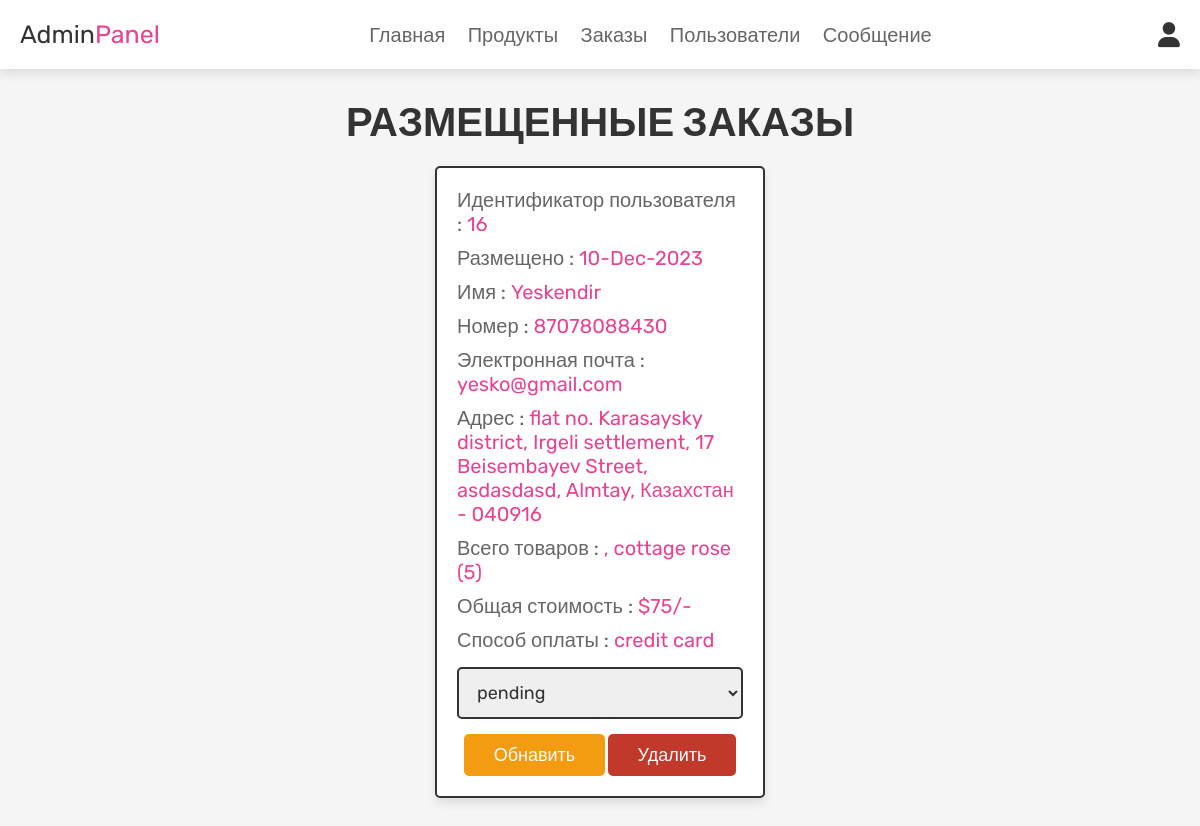
The app's page /admin_orders.php (signed in) with its own data.
### tables this page shows
CREATE TABLE `orders` (
  `id` int(100) NOT NULL,
  `user_id` int(100) NOT NULL,
  `name` varchar(100) NOT NULL,
  `number` varchar(12) NOT NULL,
  `email` varchar(100) NOT NULL,
  `method` varchar(50) NOT NULL,
  `address` varchar(500) NOT NULL,
  `total_products` varchar(1000) NOT NULL,
  `total_price` int(100) NOT NULL,
  `placed_on` varchar(50) NOT NULL,
  `payment_status` varchar(20) NOT NULL DEFAULT 'pending'
);

### admin_orders.php (the view, shortened to what this page needs)
<?php
@include 'config.php';
?>
<!DOCTYPE html>
<html lang="en">
<head>
   <link rel="stylesheet" href="https://cdnjs.cloudflare.com/ajax/libs/font-awesome/6.0.0/css/all.min.css">
   <link rel="stylesheet" href="css/admin_style.css">
</head>
<body>
<?php @include 'admin_header.php'; ?>
<section class="placed-orders">
   <h1 class="title">РАЗМЕЩЕННЫЕ ЗАКАЗЫ</h1>
   <div class="box-container">
      <?php
      $select_orders = mysqli_query($conn, "SELECT * FROM `orders`") or die('query failed');
      if(mysqli_num_rows($select_orders) > 0){
         while($fetch_orders = mysqli_fetch_assoc($select_orders)){
      ?>
      <div class="box">
         <p> Идентификатор пользователя : <span><?php echo $fetch_orders['user_id']; ?></span> </p>
         <p> Размещено : <span><?php echo $fetch_orders['placed_on']; ?></span> </p>
         <p> Имя : <span><?php echo $fetch_orders['name']; ?></span> </p>
         <p> Номер : <span><?php echo $fetch_orders['number']; ?></span> </p>
         <p> Электронная почта : <span><?php echo $fetch_orders['email']; ?></span> </p>
         <p> Адрес : <span><?php echo $fetch_orders['address']; ?></span> </p>
         <p> Всего товаров : <span><?php echo $fetch_orders['total_products']; ?></span> </p>
         <p> Общая стоимость : <span>$<?php echo $fetch_orders['total_price']; ?>/-</span> </p>
         <p> Способ оплаты : <span><?php echo $fetch_orders['method']; ?></span> </p>
         <form action="" method="post">
            <select name="update_payment">
               <option disabled selected><?php echo $fetch_orders['payment_status']; ?></option>
            </select>
            <input type="submit" name="update_order" value="Обнавить" class="option-btn">
            <a href="admin_orders.php?delete=<?php echo $fetch_orders['id']; ?>" class="delete-btn" onclick="return confirm('удалить этот заказ?');">Удалить</a>
         </form>
      </div>
      <?php
         }
      }else{
         echo '<p class="empty">заказов пока нет!</p>';
      }
      ?>
   </div>
</section>
</body>
</html>

### css/admin_style.css (style rules this page uses)
:root { --pink:#e84393; --red:#c0392b; --orange:#f39c12; --black:#333; --white:#fff; --light-color:#666; --light-white:#ccc; --light-bg:#f5f5f5; --border:.2rem solid var(--black); --box-shadow:0 .5rem 1rem rgba(0,0,0,.1); }
* { font-family: 'Rubik', sans-serif; margin:0; padding:0; box-sizing: border-box; outline: none; border:none; text-decoration: none; transition:all .2s linear; }
html { font-size: 62.5%; overflow-x: hidden; scroll-behavior: smooth; scroll-padding-top: 6.5rem; }
body { background: var(--light-bg); }
section { padding:3rem 2rem; }
.title { text-align: center; margin-bottom: 2rem; color:var(--black); text-transform: uppercase; font-size: 4rem; }
.btn, .delete-btn, .option-btn { display: inline-block; border-radius: .5rem; margin-top: 1rem; font-size: 1.8rem; color:var(--white); cursor: pointer; padding:1rem 3rem; text-transform: capitalize; }
.delete-btn { background-color: var(--red); }
.option-btn { background-color: var(--orange); }
.placed-orders .box-container { display: grid; grid-template-columns: repeat(auto-fit, 33rem); gap:1.5rem; align-items: flex-start; max-width: 1200px; margin: 0 auto; justify-content: center; }
.placed-orders .box-container .box { padding:2rem; border:var(--border); background-color: var(--white); box-shadow: var(--box-shadow); border-radius: .5rem; }
.placed-orders .box-container .box p { margin-bottom: 1rem; font-size: 2rem; color:var(--light-color); }
.placed-orders .box-container .box p span { color:var(--pink); }
.placed-orders .box-container .box form { margin-top: 1rem; text-align: center; }
.placed-orders .box-container .box form select { width: 100%; border:var(--border); padding:1.2rem 1.4rem; font-size: 1.8rem; color:var(--black); border:var(--border); border-radius: .5rem; margin:.5rem 0; }

### records on screen
orders: user "16", placed_on "10-Dec-2023", name "Yeskendir", number "87078088430", email "yesko@gmail.com", address "flat no. Karasaysky district, Irgeli settlement, 17 Beisembayev Street, asdasdasd, Almtay, Казахстан - 040916", total_products ", cottage rose (5)", total_price "75", method "credit card", update_payment "pending"
